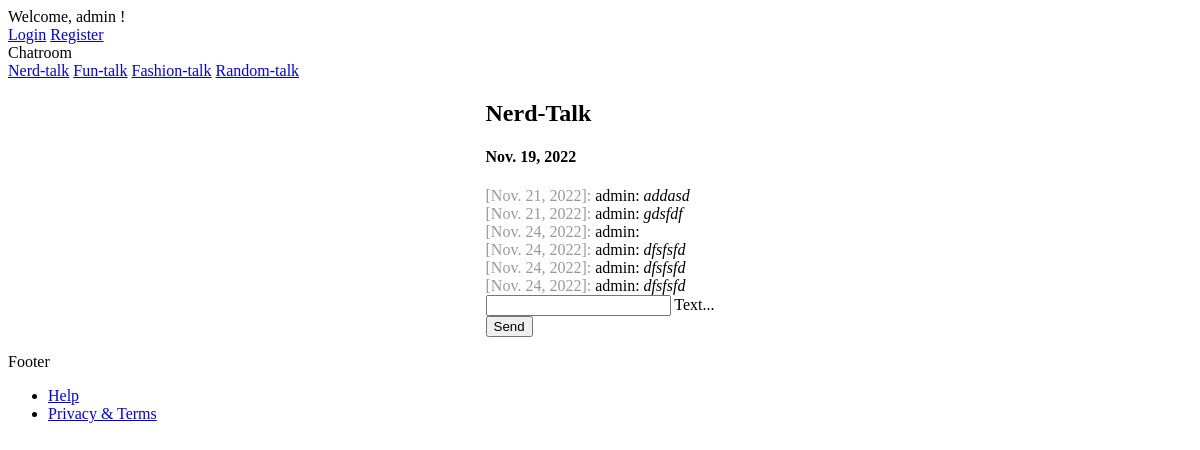
The page / (signed in) on the database as committed earlier.
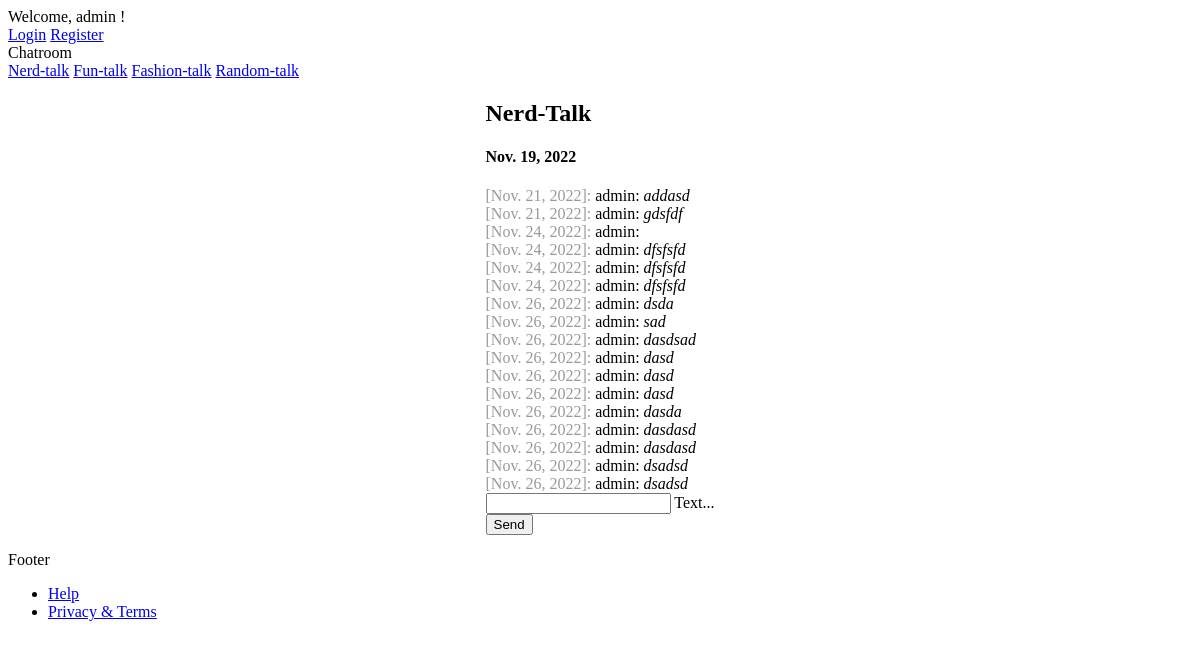
The same page on the database as committed later.
### chat/models.py (models this page shows)
class Chat(models.Model):
    created_at = models.DateField(default=now)
    name = models.CharField(max_length=30)

class Message(models.Model):
    text = models.CharField(max_length=500)
    created_at = models.DateField(default=now)
    chat = models.ForeignKey(Chat, on_delete=models.CASCADE)
    author = models.ForeignKey(settings.AUTH_USER_MODEL, on_delete=models.CASCADE, related_name='author_message_set')
    receiver = models.ForeignKey(settings.AUTH_USER_MODEL, on_delete=models.CASCADE, related_name='receiver_message_set')

### chat/views.py (the view)
# urls.py: path('', index),
@login_required(login_url='/login/')
def index(request, id=None):
    myId = int(id) if id else 2
    chatId = myId if myId > 2 and myId < 6 else 2
    chat = Chat.objects.get(id=chatId)
    if request.method == 'POST':
        message = Message.objects.create(
            text=request.POST['message'], chat=chat, author=request.user, receiver=request.user
        )
        serialized_obj = serializers.serialize('json', [message])
        return JsonResponse(serialized_obj[1:-1], safe=False)
    chatMessages = Message.objects.filter(chat__id=chatId)
    return render(request, 'chat/index.html', {
        'messages': chatMessages,
        'name': chat.name,
        'created': chat.created_at
    })

### chat/templates/chat/index.html (shortened to what this page needs)
{% extends "base.html" %} {% block content %}
{% if request.user.is_authenticated %}
{% load static %}
<div>
  <h2>{{ name }}</h2>
  <h4>{{ created }}</h4>
</div>
<div id="messageContainer">
  {% for message in messages %}
  <div>
    <span class="color-gray">[{{ message.created_at }}]:</span>
    {{ message.author }}: <i>{{ message.text }}</i>
  </div>
  {% endfor %}
</div>
<form onsubmit="saveMessage(); return false;" method="post">
  <div class="mdl-textfield mdl-js-textfield mdl-textfield--floating-label">
    <input
      class="mdl-textfield__input"
      name="message"
      type="text"
      id="messageField"
    />
    <label class="mdl-textfield__label" for="messageField">Text...</label>
  </div>
  <div class="d-flex">
    <div>
      <button
        class="mdl-button mdl-js-button mdl-button--raised mdl-js-ripple-effect mdl-button--accent"
      >
        Send
      </button>
    </div>
  </div>
</form>
{% else %}
<h1>Nicht eingelogt</h1>
<p>
  Du bist aktuell nicht eingeloggt. Bitte logge dich ein.<br />
  Bitte klicke <a href="/login/">hier</a>
</p>
{% endif %} {% endblock %}

### templates/base.html (shortened to what this page needs)
<!DOCTYPE html>
<html lang="en">
  <head>
    <link
      rel="stylesheet"
      href="https://code.getmdl.io/1.3.0/material.indigo-pink.min.css"
    />
    {% load static %}
    <link rel="stylesheet" href="{% static 'css/style.css' %}" />
  </head>
  <body style="height: max-height: 100vh;">
    <div class="mdl-layout mdl-js-layout mdl-layout--fixed-header">
      <header class="mdl-layout__header">
        <div class="mdl-layout__header-row">
          <span class="mdl-layout-title">
            {% if request.user.is_authenticated %}
            <span>Welcome, {{ request.user.username }} !</span>
            {% else %}
            <span>Welcome! Please log in!</span>
            {% endif %}
          </span>
          <nav class="mdl-navigation mdl-layout--large-screen-only">
            <a class="mdl-navigation__link" href="/login/">Login</a>
            <a class="mdl-navigation__link" href="/register/">Register</a>
          </nav>
        </div>
      </header>
      <div class="mdl-layout__drawer">
        <span class="mdl-layout-title">Chatroom</span>
        <nav class="mdl-navigation">
          <a class="mdl-navigation__link" href="/chat/2/">Nerd-talk</a>
          <a class="mdl-navigation__link" href="/chat/3/">Fun-talk</a>
          <a class="mdl-navigation__link" href="/chat/4/">Fashion-talk</a>
          <a class="mdl-navigation__link" href="/chat/5/">Random-talk</a>
        </nav>
      </div>
      <main class="mdl-layout__content d-flex justify-content-center align-items-center">
        <div>{% block content %} {% endblock %}</div>
      </main>
      <footer class="mdl-mini-footer mt-16">
        <div class="mdl-mini-footer__left-section">
          <div class="mdl-logo">Footer</div>
          <ul class="mdl-mini-footer__link-list">
            <li><a href="#">Help</a></li>
            <li><a href="#">Privacy & Terms</a></li>
          </ul>
        </div>
      </footer>
    </div>
  </body>
</html>

### static/css/style.css (style rules this page uses)
.color-gray { color: rgba(0, 0, 0, 0.4); }
.d-flex { display: flex !important; }
.justify-content-center { justify-content: center !important; }
.align-items-center { align-items: center !important; }
.mt-16 { margin-top: 16px; }

Rows that differ between the two databases and show on the page:
added Message: created_at "Nov. 26, 2022", author "admin", text "dsda"
added Message: created_at "Nov. 26, 2022", author "admin", text "sad"
added Message: created_at "Nov. 26, 2022", author "admin", text "dasdsad"
added Message: created_at "Nov. 26, 2022", author "admin", text "dasd"
added Message: created_at "Nov. 26, 2022", author "admin", text "dasd"
added Message: created_at "Nov. 26, 2022", author "admin", text "dasd"
added Message: created_at "Nov. 26, 2022", author "admin", text "dasda"
added Message: created_at "Nov. 26, 2022", author "admin", text "dasdasd"
added Message: created_at "Nov. 26, 2022", author "admin", text "dasdasd"
added Message: created_at "Nov. 26, 2022", author "admin", text "dsadsd"
added Message: created_at "Nov. 26, 2022", author "admin", text "dsadsd"
